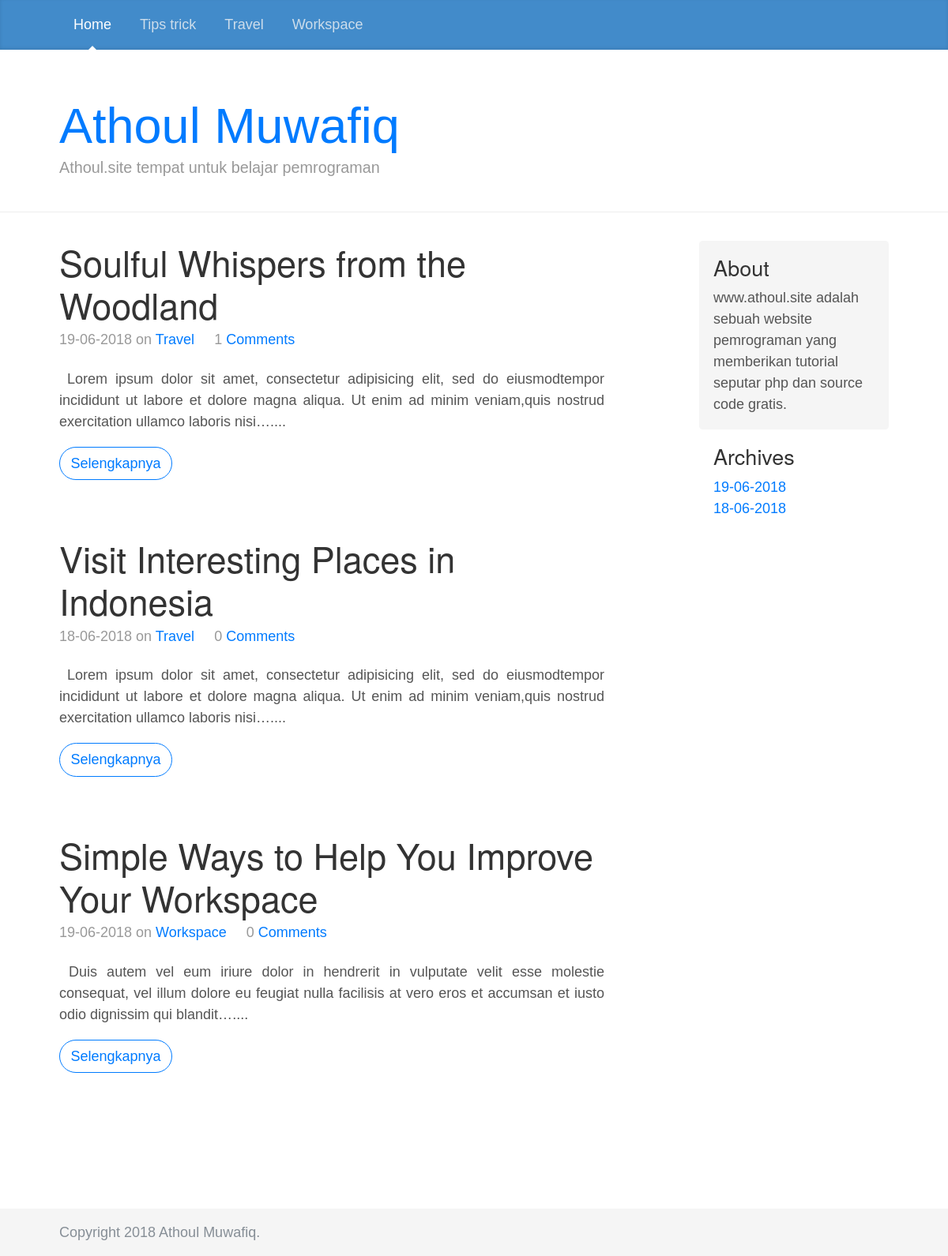
The page / on the database its author committed.
### tables this page shows
CREATE TABLE `labels` (
  `id_label` int(11) NOT NULL,
  `label` varchar(30) NOT NULL
);

CREATE TABLE `config` (
  `id` int(11) NOT NULL,
  `title` varchar(30) NOT NULL,
  `description` varchar(50) NOT NULL
);

CREATE TABLE `post` (
  `id_post` int(11) NOT NULL,
  `title` varchar(50) NOT NULL,
  `uri` varchar(100) NOT NULL,
  `article` text NOT NULL,
  `kategories` varchar(20) NOT NULL,
  `published` varchar(30) NOT NULL
);

### application/controllers/Blog.php (called while the page is built, shortened)
<?php
class Blog extends CI_Controller {
	function __construct(){
		$this->load->helper('text');
		$this->load->model('model_blog');
		$data['setting']=$this->model_blog->get_setting()->row_array();
		$data['label']=$this->model_blog->get_labels()->result();
		$this->load->view('assets/head',$data);
	}
	function index()
	{
		$this->load->library('pagination');
		$config['base_url'] = base_url('blog/index/');
		$config['total_rows'] = $this->model_blog->jumlah_artikel();
		$config['per_page'] = 5;
		$data['post']=$this->model_blog->get_article($config['per_page'],$this->uri->segment(3))->result();
		$data2['date']=$this->model_blog->get_archive()->result();
		$this->load->view('home',$data);
		$this->load->view('assets/foot',$data2);
	}
}

### index.php (called while the page is built, shortened)
<?php
require_once BASEPATH.'core/CodeIgniter.php';

### application/models/Model_blog.php (called while the page is built, shortened)
<?php
class Model_blog extends CI_Model
{
	function get_labels(){
		$this->db->order_by('label', 'ASC');
		return $this->db->get('labels');
	}
	function get_article($number,$offset){
		$this->db->order_by('id_post', 'DESC');
		return $this->db->get('post',$number,$offset);
	}
	function jumlah_artikel(){
		return $this->db->get('post')->num_rows();
	}
	function get_setting(){
		return $this->db->get_where('config',array('id'=>'1'));
	}
	function get_archive(){
		$this->db->distinct('published');
		$this->db->select('published');
		return $this->db->get('post');
	}
}

### application/config/config.php (called while the page is built, shortened)
<?php
$config['base_url'] = 'http://127.0.0.1/athoulcms/';
$config['index_page'] = '';
$config['uri_protocol']	= 'REQUEST_URI';
$config['url_suffix'] = '';
$config['language']	= 'english';
$config['charset'] = 'UTF-8';
$config['enable_hooks'] = FALSE;
$config['subclass_prefix'] = 'MY_';
$config['composer_autoload'] = FALSE;
$config['permitted_uri_chars'] = 'a-z 0-9~%.:_\-';
$config['enable_query_strings'] = FALSE;
$config['controller_trigger'] = 'c';
$config['function_trigger'] = 'm';
$config['directory_trigger'] = 'd';
$config['allow_get_array'] = TRUE;
$config['log_threshold'] = 0;
$config['log_path'] = '';
$config['log_file_extension'] = '';
$config['log_file_permissions'] = 0644;
$config['log_date_format'] = 'Y-m-d H:i:s';
$config['error_views_path'] = '';
$config['cache_path'] = '';
$config['cache_query_string'] = FALSE;
$config['encryption_key'] = 'athoulmuwafiq';
$config['sess_driver'] = 'files';
$config['sess_cookie_name'] = 'ci_session';
$config['sess_expiration'] = 7200;
$config['sess_save_path'] = NULL;
$config['sess_match_ip'] = FALSE;
$config['sess_time_to_update'] = 300;
$config['sess_regenerate_destroy'] = FALSE;
$config['cookie_prefix']	= '';
$config['cookie_domain']	= '';
$config['cookie_path']		= '/';
$config['cookie_secure']	= FALSE;
$config['cookie_httponly'] 	= FALSE;
$config['standardize_newlines'] = FALSE;
$config['global_xss_filtering'] = FALSE;
$config['csrf_protection'] = FALSE;
$config['csrf_token_name'] = 'csrf_test_name';
$config['csrf_cookie_name'] = 'csrf_cookie_name';
$config['csrf_expire'] = 7200;
$config['csrf_regenerate'] = TRUE;
$config['csrf_exclude_uris'] = array();
$config['compress_output'] = FALSE;
$config['time_reference'] = 'local';
$config['rewrite_short_tags'] = FALSE;
$config['proxy_ips'] = '';

### application/views/home.php (the view, shortened to what this page needs)
  <div class="col-sm-8 blog-main">
<?php foreach($post as $post): ?>
          <div class="blog-post">
            <h2 class="blog-post-title"><?= $post->title; ?></h2>
            <p class="blog-post-meta"><?= $post->published; ?> on <a href="blog/label/<?= $post->kategories ?>"><?= $post->kategories ?></a>&nbsp;&nbsp;&nbsp;&nbsp;&nbsp;<?php echo jumlah_komentar($post->id_post) ?> <?php echo anchor('blog/read/'.$post->id_post.'/'.$post->uri.'#comments-section', 'Comments'); ?></p>
            <p class="article"><?= character_limiter(strip_tags($post->article),200) ?>....</p>
            <?= anchor('blog/read/'.$post->id_post.'/'.$post->uri, 'Selengkapnya', array('class'=>'btn btn-outline-primary radius')); ?>
          </div>
<?php endforeach; ?>
        </div>

### application/views/assets/head.php (shortened to what this page needs)
<!DOCTYPE html>
<html>
<head>
  <link rel="stylesheet" type="text/css" href="<?= base_url('assets/css/bootstrap.min.css') ?>">
  <link rel="stylesheet" type="text/css" href="<?= base_url('assets/css/blog.css') ?>">
  </head>
<body>
  <header>
      <div class="blog-masthead">
        <div class="container">
          <nav class="nav">
            <a class="nav-link active" href="<?= base_url() ?>">Home</a>
            <?php
              foreach ($label as $label) {
                echo anchor('blog/label/'.$label->label,$label->label,array('class'=>'nav-link'));
              }
            ?>
          </nav>
        </div>
      </div>
      <div class="blog-header">
        <div class="container">
          <h1 class="blog-title"><a href="<?= base_url() ?>"><?= $setting['title'] ?></a></h1>
          <p class="lead blog-description"><?= $setting['description'] ?></p>
        </div>
      </div>
    </header>
    <div class="container" style="padding-bottom:100px;">
      <div class="row">

### assets/css/blog.css (style rules this page uses)
@media (min-width: 48em) { html { font-size: 18px; } }
body { font-family: Georgia, "Times New Roman", Times, serif; color: #555; }
h1, .h1, h2, .h2, h3, .h3, h4, .h4, h5, .h5, h6, .h6 { font-family: "Helvetica Neue", Helvetica, Arial, sans-serif; font-weight: 400; color: #333; }
.container { max-width: 60rem; }
.blog-masthead { margin-bottom: 3rem; background-color: #428bca; box-shadow: inset 0 -.1rem .25rem rgba(0, 0, 0, .1); }
.nav-link { position: relative; padding: 1rem; font-weight: 500; color: #cdddeb; }
.nav-link.active { color: #fff; }
.nav-link.active::after { position: absolute; bottom: 0; left: 50%; width: 0; height: 0; margin-left: -.3rem; vertical-align: middle; content: ""; border-right: .3rem solid transparent; border-bottom: .3rem solid; border-left: .3rem solid transparent; }
.blog-header { padding-bottom: 1.25rem; margin-bottom: 2rem; border-bottom: .05rem solid #eee; }
.blog-title { margin-bottom: 0; font-size: 2rem; font-weight: 400; }
.blog-description { font-size: 1.1rem; color: #999; }
@media (min-width: 40em) { .blog-title { font-size: 3.5rem; } }
.blog-post { margin-bottom: 4rem; }
.blog-post-title { margin-bottom: .25rem; font-size: 2.5rem; }
.blog-post-meta { margin-bottom: 1.25rem; color: #999; }
.article { text-align: justify; }
.radius { border-radius: 30px; }

### application/views/assets/head.php (style rules this page uses)
* { font-family: Arial }
html { position: relative; min-height: 100%; }
body { margin-bottom: 60px; }

### rows shown on the page
labels: label "Tips trick"
labels: label "Travel"
labels: label "Workspace"
config: title "Athoul Muwafiq", description "Athoul.site tempat untuk belajar pemrograman"
post: title "Soulful Whispers from the Woodland", published "19-06-2018", kategories "Travel", id_post "1", id_post+uri "Comments", article "Lorem ipsum dolor sit amet, consectetur adipisicing elit, sed do eiusmodtempor incididunt ut labore et dolore magna aliqua. Ut enim ad minim veniam,quis nostrud exercitation ullamco laboris nisi…", id_post+uri "Selengkapnya"
post: title "Visit Interesting Places in Indonesia", published "18-06-2018", kategories "Travel", id_post "0", id_post+uri "Comments", article "Lorem ipsum dolor sit amet, consectetur adipisicing elit, sed do eiusmodtempor incididunt ut labore et dolore magna aliqua. Ut enim ad minim veniam,quis nostrud exercitation ullamco laboris nisi…", id_post+uri "Selengkapnya"
post: title "Simple Ways to Help You Improve Your Workspace", published "19-06-2018", kategories "Workspace", id_post "0", id_post+uri "Comments", article "Duis autem vel eum iriure dolor in hendrerit in vulputate velit esse molestie consequat, vel illum dolore eu feugiat nulla facilisis at vero eros et accumsan et iusto odio dignissim qui blandit…", id_post+uri "Selengkapnya"
